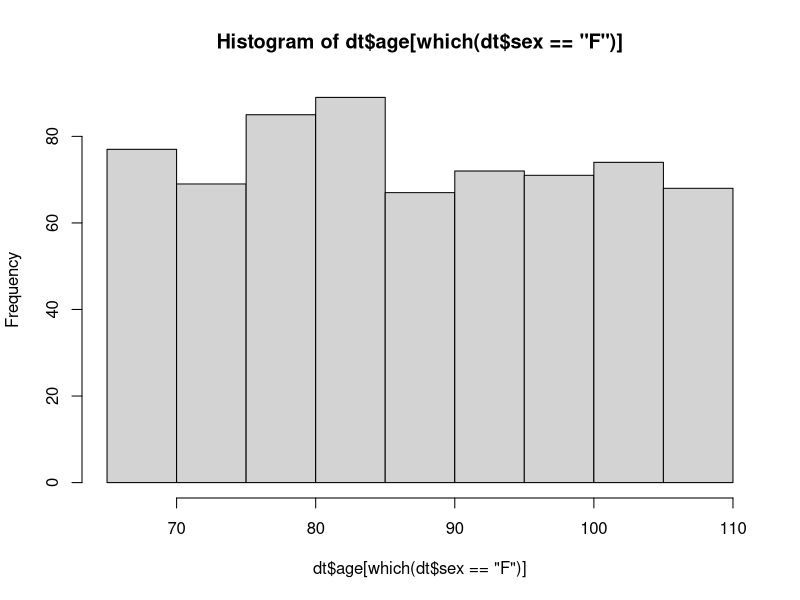
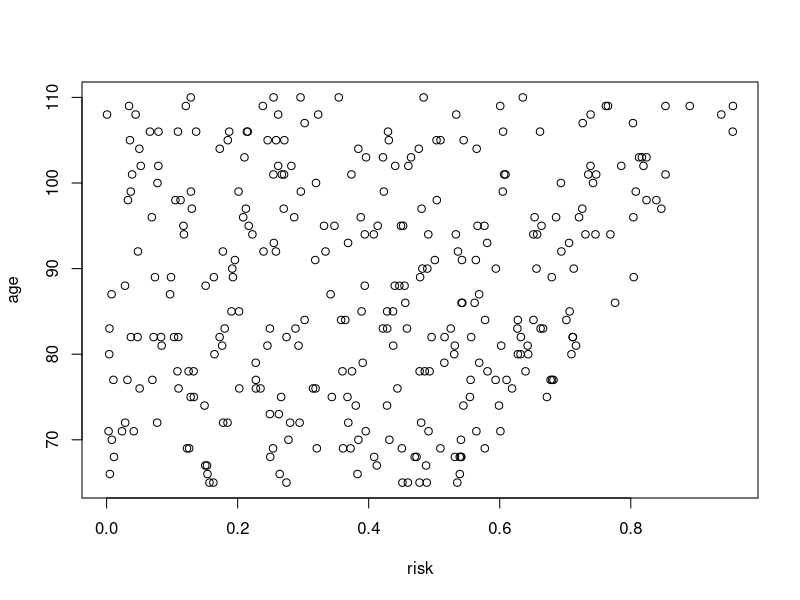

Recreate these plots in R, in order.
## ---- chunk 1
library(data.table)
set.seed(100)
a = sample(65:110,1000,replace=T)
b = sample(c('M','F','F'),1000,replace=T)
c = sample(c('W','W','W','B','B','A','O',NA),1000,replace=T)
d = sample(100:5000,1000)*a
e = runif(1000,0,1)*(a/110)
dt = data.table(age = a, sex = b, race = c, cost = d, risk = e)
## ---- chunk 2
col <- names(dt)

for (i in col) {
  if (typeof(dt[[i]]) != "character") {
    cat(paste("the min, max, mean, sd of", i, "is :\n"))
    print(min(dt[[i]]))
    print(max(dt[[i]]))
    print(mean(dt[[i]]))
    print(sd(dt[[i]]))
  }
}
## ---- chunk 3
print(paste("The study population has an average age of", round(mean(dt$age), 2), "years with a standard deviation of", round(sd(dt$age), 2), "years"))
print(paste("The study population has an average cost of", round(mean(dt$cost), 2), "dollars with a standard deviation of", round(sd(dt$cost), 2), "dollars"))
print(paste("The total risk ranged between minimum of", round(min(dt$risk), 2), "and maximum of", round(max(dt$risk), 2)))
## ---- chunk 4
col <- c("age", "cost", "risk")
race <- unique(dt$race)
for (i in col) {
  for (r in race) {
    if (is.na(r) != TRUE) {
      print(paste("the mean", i, "of race", r, "is: "))
      print(mean(dt[[i]][which(dt$race == r)]))
    } else {
      print(paste("the mean", i, "of race", r, "is: "))
      print(mean(dt[[i]][which(is.na(dt$race))]))
    }
  }
}
## ---- chunk 5
hist(dt$age[which(dt$sex == "F")])
## ---- chunk 6
plot(age ~ risk, data = dt[which(dt$sex == "M")])
